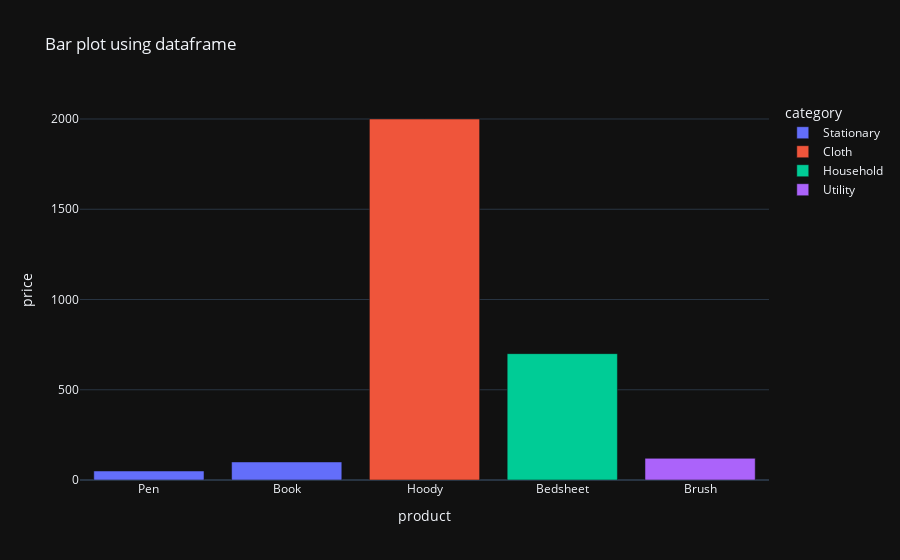

Notebook cell for this chart:
### Code cell
# Product
# Price
# Category
# Plot a bar chart using color

items = {
    'product' : ['Pen', 'Book', 'Hoody', 'Bedsheet', 'Brush'],
    'price' : [50, 100, 2000, 700, 120],
    'category' :  ['Stationary', 'Stationary', 'Cloth', 'Household', 'Utility']
}
df = pd.DataFrame(items)
fig = px.bar(df, x='product', y='price', color='category', title='Bar plot using dataframe', template="plotly_dark")
fig.show()

### Figure 1 — Plotly figure (JSON) as saved in the notebook; plotly's stock layout.template omitted (floating-point values rounded to 4 significant figures)
{"data": [{"hovertemplate": "category=Stationary<br>product=%{x}<br>price=%{y}<extra></extra>", "legendgroup": "Stationary", "marker": {"color": "#636efa", "pattern": {"shape": ""}}, "name": "Stationary", "orientation": "v", "showlegend": true, "textposition": "auto", "type": "bar", "x": ["Pen", "Book"], "xaxis": "x", "y": [50, 100], "yaxis": "y"}, {"hovertemplate": "category=Cloth<br>product=%{x}<br>price=%{y}<extra></extra>", "legendgroup": "Cloth", "marker": {"color": "#EF553B", "pattern": {"shape": ""}}, "name": "Cloth", "orientation": "v", "showlegend": true, "textposition": "auto", "type": "bar", "x": ["Hoody"], "xaxis": "x", "y": [2000], "yaxis": "y"}, {"hovertemplate": "category=Household<br>product=%{x}<br>price=%{y}<extra></extra>", "legendgroup": "Household", "marker": {"color": "#00cc96", "pattern": {"shape": ""}}, "name": "Household", "orientation": "v", "showlegend": true, "textposition": "auto", "type": "bar", "x": ["Bedsheet"], "xaxis": "x", "y": [700], "yaxis": "y"}, {"hovertemplate": "category=Utility<br>product=%{x}<br>price=%{y}<extra></extra>", "legendgroup": "Utility", "marker": {"color": "#ab63fa", "pattern": {"shape": ""}}, "name": "Utility", "orientation": "v", "showlegend": true, "textposition": "auto", "type": "bar", "x": ["Brush"], "xaxis": "x", "y": [120], "yaxis": "y"}], "layout": {"barmode": "relative", "legend": {"title": {"text": "category"}, "tracegroupgap": 0}, "title": {"text": "Bar plot using dataframe"}, "xaxis": {"anchor": "y", "domain": [0, 1], "title": {"text": "product"}}, "yaxis": {"anchor": "x", "domain": [0, 1], "title": {"text": "price"}}}}
